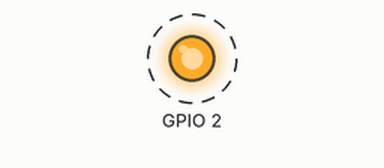
Recording of a sketch running on a simulated ESP32. Shown: output pins drawn as LEDs (lit = HIGH). Dashed ring = blinking. What the sketch prints to the serial monitor is not drawn.

Above: at 0.5 s.
Timing chart, 0 to 4.6 s (numbered marks = the images above):
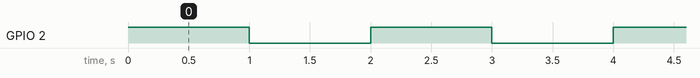

Measured:
- by itself, GPIO 2: alternates HIGH for 1.0 s and LOW for 1.0 s

The sketch:

sketch_oct11a.ino
```cpp
void setup() {
  Serial.begin(115200);
  pinMode(2, OUTPUT);
}

void loop() {
  digitalWrite(2, HIGH);
  Serial.println("ESP32 is working!");
  delay(1000);

  digitalWrite(2, LOW);
  delay(1000);
}
```
